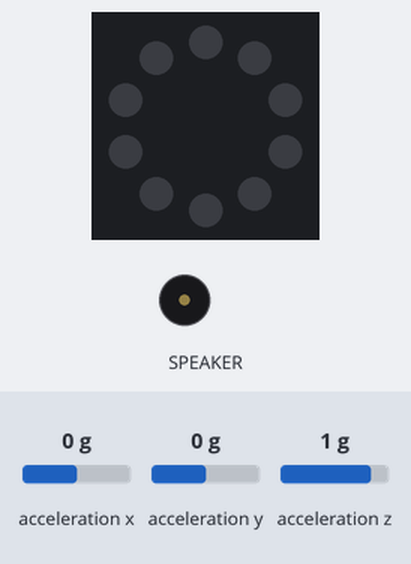
The program below on a simulated Circuit Playground running CircuitPython. Shown: the board's ring of 10 RGB LEDs (number 0 left of the top, counting anticlockwise), buzzer (waves = sounding). The test bench sets the inputs (shaded band); at power-on: acceleration z 1 g, acceleration x 0 g, acceleration y 0 g. Dim RGB values are drawn brighter than linear; the interpreter's speed is modelled, so counts of loop turns are approximate.

Above: at 1.2 s.
1.3 s: acceleration z set to -1.4 g
At 1.79 s:
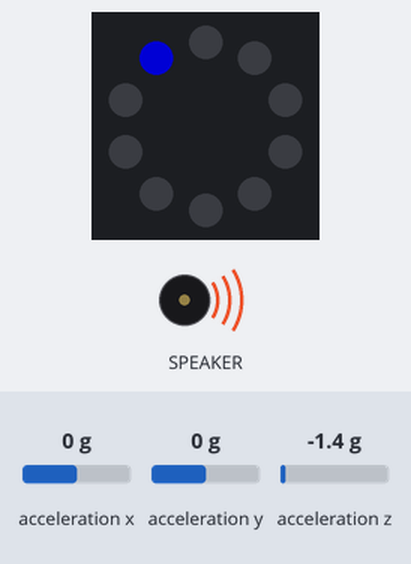
3.7 s: acceleration x set to -1.4 g
At 4.45 s:
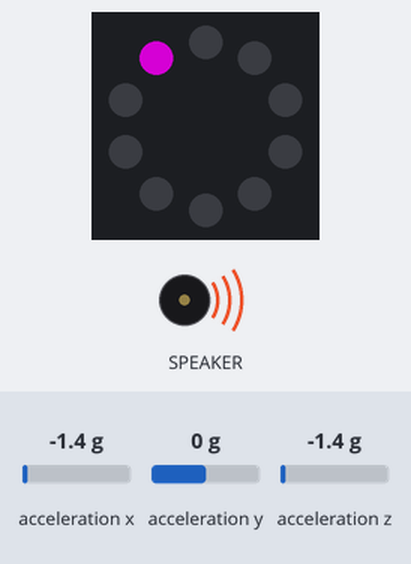
6.7 s: acceleration y set to -1.4 g
At 7.77 s:
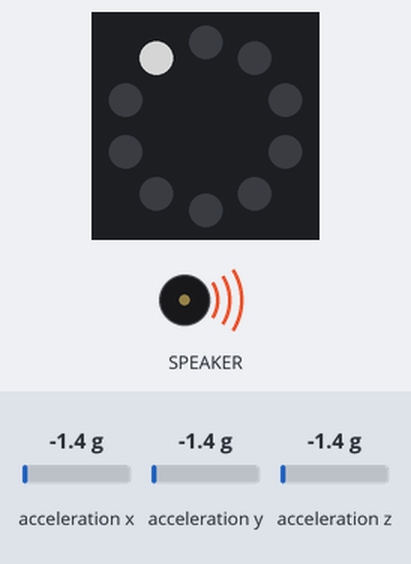
9.7 s: acceleration x set to 0 g
At 10.42 s:
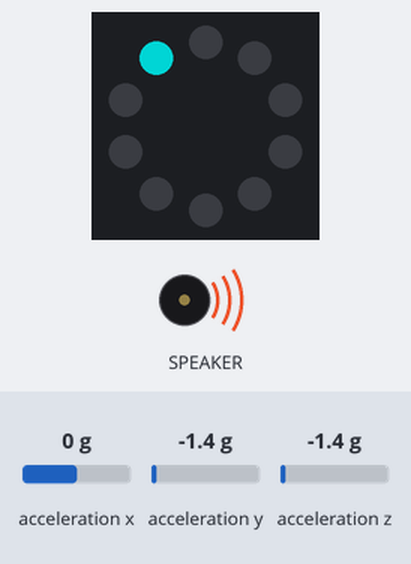
Timing chart, 0 to 13.7 s (numbered marks = the images above; inputs shaded):
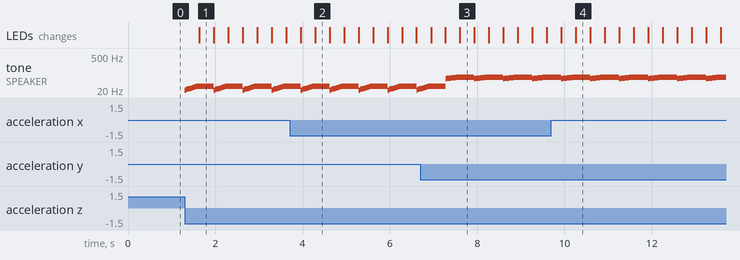

Measured:
- after the input at 1.3 s, tone on SPEAKER: silent → 20 Hz at once, then repeats every 0.66 s: 21 Hz 0.03 s, 22 Hz 0.03 s, 23 Hz 0.03 s, 24 Hz 0.03 s, 25 Hz 0.03 s, 26 Hz 0.03 s, 27 Hz 0.03 s, 28 Hz 0.03 s, 29 Hz 0.37 s, 20 Hz 0.03 s; the LEDs: change after 0.33 s (image 1)
- after the input at 3.7 s, the LEDs: first differ from a run without the input after 0.59 s (image 2)
- after the input at 6.7 s, the LEDs: first differ from a run without the input after 0.91 s (image 3)
- after the input at 9.7 s, the LEDs: first differ from a run without the input after 0.56 s (image 4)

The program:

ufo.py
```python
"""
UFO Flying Saucer with Circuit Playground Express
https://learn.adafruit.com/ufo-circuit-playground-express/
Plays UFO lights and sounds if the board is upside down only,
Tilt to change light color, cycle speed, tone pitch
"""

import time

from adafruit_circuitplayground.express import cpx

def simple_circle(wait, red, green, blue):
    """timing, color values per channel"""
    baseFreq = int(20 + (green * 0.3))  # tone value derived from rotation

    for i in range(10):
        cpx.pixels[i] = ((0, 0, 0))
        cpx.start_tone(baseFreq + i)  # increasing pitch sweep
        time.sleep(wait)

    for i in range(10):
        cpx.pixels[i] = ((red, green, blue))
        time.sleep(wait)


# Main loop gets x, y and z axis acceleration, prints the values, and turns on
# lights if the UFO is upside down, plays tones
while True:
    R = 0
    G = 0
    B = 0
    x, y, z = cpx.acceleration  # read the accelerometer values

    R = 10 * (R + abs(int(x)))  # scale up the accel values into color values
    G = 10 * (G + abs(int(y)))
    B = 10 * (B + abs(int(z)))

    # check for upside down state on z axis
    if z < 0:  # any negative number on z axis means it's upside down enough
        speed = (0.01 * (B * 0.025))
        simple_circle(speed, R, G, B)  # speed based on tilt, .01 is good start

    else:  # right side up means no colors or sound!
        cpx.pixels.fill((0, 0, 0))
        cpx.stop_tone()
```
